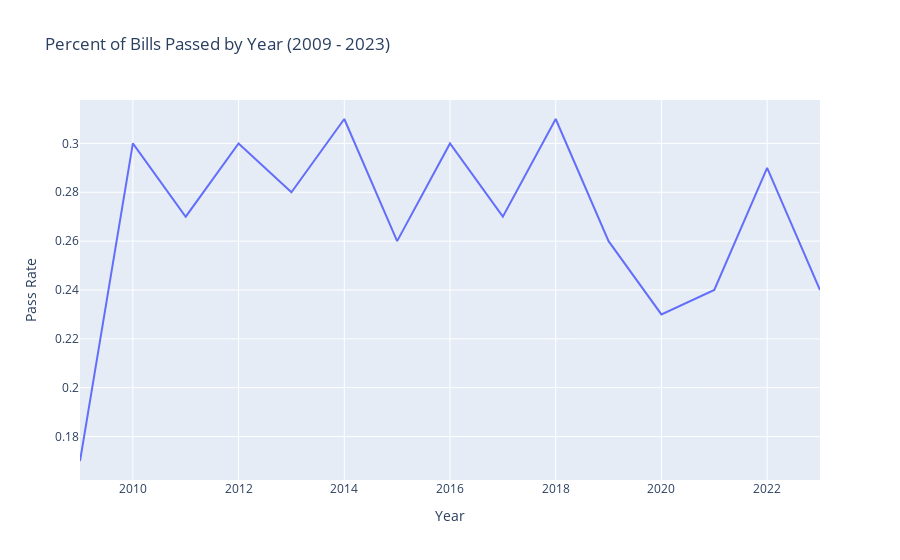

Write notebook code for a chart like this one.
### Code cell
# Create line chart showing bill pass rate by year
fig = px.line(bill_count_pivot_df, x=bill_count_pivot_df.index, y="PassRate",
             title = "Percent of Bills Passed by Year (2009 - 2023)", labels = {"PassRate": "Pass Rate"})

fig.show()

### Figure 1 — Plotly figure (JSON) as saved in the notebook; plotly's stock layout.template omitted (floating-point values rounded to 4 significant figures)
{"data": [{"hovertemplate": "Year=%{x}<br>Pass Rate=%{y}<extra></extra>", "legendgroup": "", "line": {"color": "#636efa", "dash": "solid"}, "marker": {"symbol": "circle"}, "mode": "lines", "name": "", "orientation": "v", "showlegend": false, "type": "scatter", "x": [2009, 2010, 2011, 2012, 2013, 2014, 2015, 2016, 2017, 2018, 2019, 2020, 2021, 2022, 2023], "xaxis": "x", "y": [0.17, 0.3, 0.27, 0.3, 0.28, 0.31, 0.26, 0.3, 0.27, 0.31, 0.26, 0.23, 0.24, 0.29, 0.24], "yaxis": "y"}], "layout": {"autosize": true, "legend": {"tracegroupgap": 0}, "title": {"text": "Percent of Bills Passed by Year (2009 - 2023)"}, "xaxis": {"anchor": "y", "autorange": true, "domain": [0, 1], "range": [2009, 2023], "title": {"text": "Year"}, "type": "linear"}, "yaxis": {"anchor": "x", "autorange": true, "domain": [0, 1], "range": [0.1622, 0.3178], "title": {"text": "Pass Rate"}, "type": "linear"}}}
